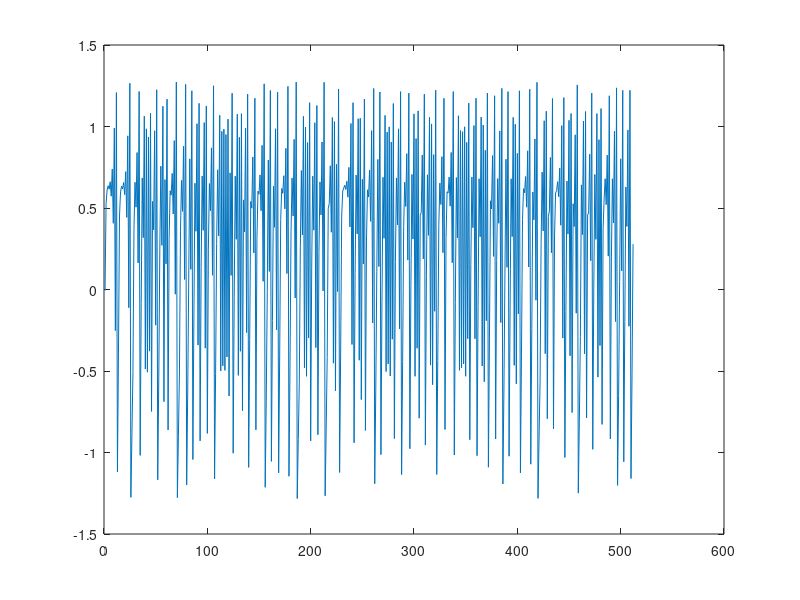

MATLAB code to generate this figure: (Note: this script raises an error after producing the figure.)

clc
clear

fs = 512;
time = 1000;

%% sin
t = linspace(0, time, fs);
x = sin(t);

delay = 3;
plot(x)

%% Lorenz
% 定义 Lorenz 系统参数
sigma = 10;
rho = 28;
beta = 8/3;

% 定义 Lorenz 系统的微分方程
lorenz_eq = @(t, X) [sigma * (X(2) - X(1)); 
                      X(1) * (rho - X(3)) - X(2); 
                      X(1) * X(2) - beta * X(3)];

% 设置时间范围
t_span = [0 100];
t_eval = linspace(0, 100, fs);  % 采样点

% 初始条件
initial_state = [-13, -14, 47];

% 求解微分方程
[t, sol] = ode45(lorenz_eq, t_eval, initial_state);
x = sol(:, 1)';

delay = 3;
plot(x)

%% Rossler
% 定义 Rossler 系统参数
alpha = 0.2;
rho = 5.7;
beta = 0.2;

% 定义 Rossler 系统的微分方程
rossler_eq = @(t, X) [-X(2) - X(3); 
                      X(1) + alpha * X(2); 
                      beta + X(3) * (X(1) - rho)];

% 设置时间范围
t_span = [0 100];
t_eval = linspace(0, 100, fs);  % 采样点

% 初始条件
initial_state = [-2, -10, 0.2];

% 求解微分方程
[t, sol] = ode45(rossler_eq, t_eval, initial_state);
x = sol(:, 1)';

delay = 18;
plot(x)

%% Logistic
r = 3.8;
x = zeros(1, fs);
x(1) = 0.5;
for i = 2:fs
    x(i) = r * x(i - 1) * (1 - x(i - 1));
end

delay = 1;
plot(x)

%% Henon
a = 1.4;
b = 0.3;
x = zeros(1, fs);
y = zeros(1, fs);
x(1) = -0.0064;
y(1) = -0.4735;
for i = 2:fs
    x(i) = 1 - a * x(i - 1)^2 + y(i - 1);
    y(i) = b * x(i - 1);
end

delay = 1;
plot(x)

%% test
noise = randn(fs, 1) * 0.2;

tau = 1;
n_cluster = 1;
threshold_corr = 0.85;
threshold_nmse = 0.01; 
threshold_svd = 0.96;
periodic_extension = false;

sig = normalize(x(1, :), 'range').' + noise;
SGCs = SpSSA(sig, fs, tau, n_cluster, ...
    threshold_corr, threshold_nmse, threshold_svd, ...
    'kmeans', periodic_extension);

% SGSs = FMD(fs, sig, 30, 1000, 5, 1000);
% [SGCs,residual] = emd(sig, MaxNumIMF=2);
% SGCs = SGCs';

relative_fun = @(x, y) norm(y-x, 2) / norm(x, 2);
fprintf("%.6f\n", relative_fun(x', SGCs(1, :)));
fprintf("%.6f\n", relative_fun(noise, SGCs(2, :)));

figure();
subplot(1, 2, 1)
sig = normalize(x(1, :), 'range');
scatter(sig(1:end-delay), sig(1+delay:end))
subplot(1, 2, 2)
sig = normalize(SGCs(:, 1), 'range');
scatter(sig(1:end-delay), sig(1+delay:end))
